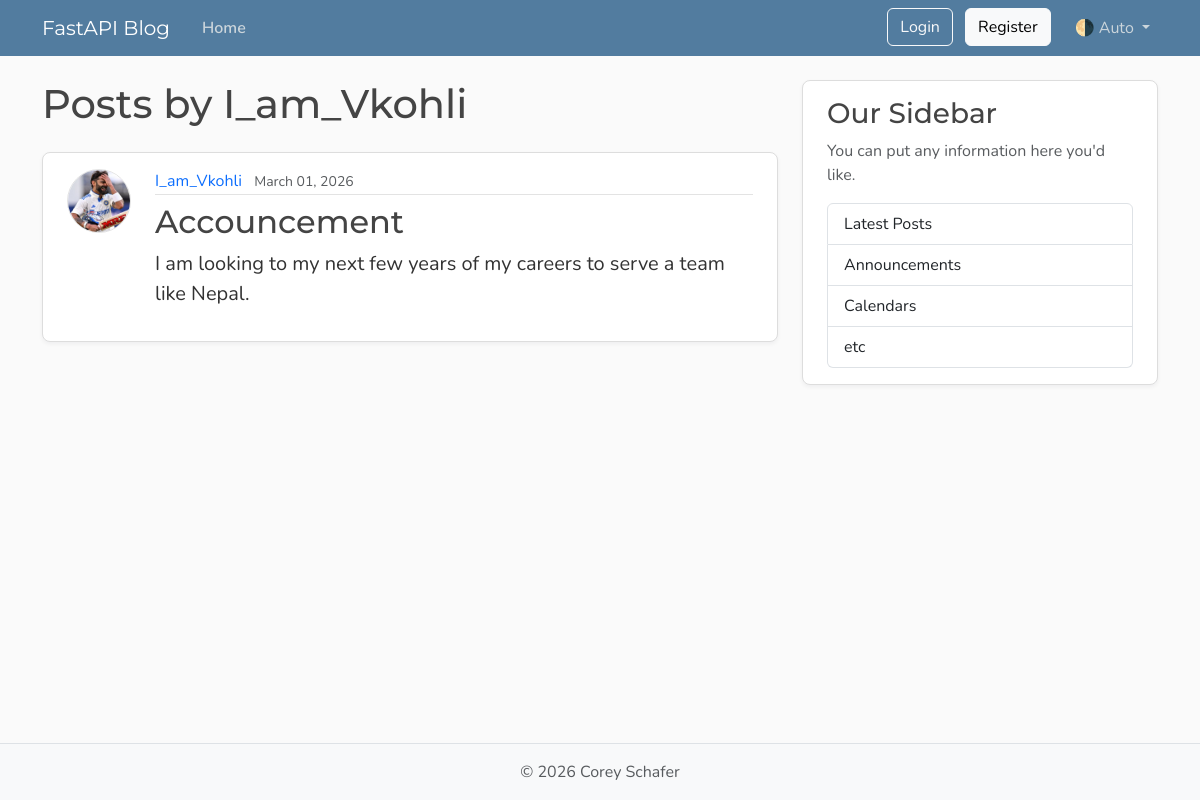
The page /users/3/posts on the database its author committed.
### models.py (models this page shows, shortened)
class User(Base):
    __tablename__ = "users"
    id: Mapped[int] = mapped_column(Integer, primary_key=True, index=True)
    username: Mapped[str] = mapped_column(String(50), unique=True, nullable=False)
    email: Mapped[str] = mapped_column(String(120), unique=True, nullable=False)
    password_hash: Mapped[str] = mapped_column(String(200), nullable=False)
    image_file: Mapped[str | None] = mapped_column(
        String(200),
        nullable=True,
        default=None,
    )
    posts: Mapped[list[Post]] = relationship(
        back_populates="author",
        cascade="all, delete-orphan",
    )

class Post(Base):
    __tablename__ = "posts"
    id: Mapped[int] = mapped_column(Integer, primary_key=True, index=True)
    title: Mapped[str] = mapped_column(String(100), nullable=False)
    content: Mapped[str] = mapped_column(Text, nullable=False)
    user_id: Mapped[int] = mapped_column(
        ForeignKey("users.id"),
        nullable=False,
        index=True,
    )
    date_posted: Mapped[datetime] = mapped_column(
        DateTime(timezone=True),
        default=lambda: datetime.now(UTC),
    )
    author: Mapped[User] = relationship(back_populates="posts")

### main.py (the view)
@app.get("/users/{user_id}/posts", include_in_schema=False, name="user_posts")
async def user_posts_page(
    request: Request,
    user_id: int,
    db: Annotated[AsyncSession, Depends(get_db)],
):
    result = await db.execute(select(models.User).where(models.User.id == user_id))
    user = result.scalars().first()
    if not user:
        raise HTTPException(
            status_code=status.HTTP_404_NOT_FOUND,
            detail="User not found",
        )
    result = await db.execute(
        select(models.Post)
        .options(selectinload(models.Post.author))
        .where(models.Post.user_id == user_id)
        .order_by(models.Post.date_posted.desc()),
    )
    posts = result.scalars().all()
    return templates.TemplateResponse(
        request,
        "user_posts.html",
        {"posts": posts, "user": user, "title": f"{user.username}'s Posts"},
    )

### templates/user_posts.html
{% extends "layout.html" %}
{% block content %}
    <h1 class="mb-4">Posts by {{ user.username }}</h1>
    {% for post in posts %}
        <article class="content-section py-3 px-4 mb-4">
            <div class="d-flex align-items-start gap-4">
                <img class="rounded-circle article-img flex-shrink-0"
                     src="{{ post.author.image_path }}"
                     alt="{{ post.author.username }}'s profile picture"
                     width="64"
                     height="64"
                     loading="lazy">
                <div class="flex-grow-1">
                    <div class="article-metadata mb-2">
                        <a class="me-2"
                           href="{{ url_for('user_posts', user_id=post.author.id) }}">{{ post.author.username }}</a>
                        <small class="text-body-secondary">{{ post.date_posted.strftime("%B %d, %Y") }}</small>
                    </div>
                    <h2>
                        <a class="article-title"
                           href="{{ url_for('post_page', post_id=post.id) }}">{{ post.title }}</a>
                    </h2>
                    <p class="article-content">{{ post.content }}</p>
                </div>
            </div>
        </article>
    {% else %}
        <p class="text-body-secondary">No posts by this user yet.</p>
    {% endfor %}
{% endblock content %}

### static/css/main.css (style rules this page uses)
:root { --font-heading: "Montserrat", system-ui, -apple-system, BlinkMacSystemFont, sans-serif; --font-body: "Nunito", system-ui, -apple-system, BlinkMacSystemFont, sans-serif; --color-bg-body: #fafafa; --color-bg-content: #ffffff; --color-text-primary: #333333; --color-text-heading: #444444; --color-steel: #527c9f; --color-nav-link: #cbd5db; --color-nav-link-hover: #ffffff; --color-link-hover: #428bca; --color-border: #dddddd; --color-border-light: #e3e3e3; --spacing-xl: 5rem; --article-img-size: 4rem; --account-img-size: 7.813rem; }
body { font-family: var(--font-body); background: var(--color-bg-body); color: var(--color-text-primary); }
h1, h2, h3, h4, h5, h6 { font-family: var(--font-heading); color: var(--color-text-heading); }
a { text-decoration: none; }
.content-section { background: var(--color-bg-content); border: 1px solid var(--color-border); border-radius: 0.5rem; box-shadow: 0 2px 4px rgba(15, 23, 42, 0.05); transition: box-shadow 0.15s ease, transform 0.15s ease, border-color 0.15s ease; }
.article-title { color: var(--color-text-heading); transition: color 0.2s ease-in-out; }
.article-content { white-space: pre-line; font-size: 1.25rem; }
.article-img { height: var(--article-img-size); width: var(--article-img-size); flex-shrink: 0; object-fit: cover; border: 1px solid var(--color-border-light); box-shadow: 0 0 0 2px var(--color-bg-content); }
.article-metadata { padding-bottom: 0.063rem; border-bottom: 1px solid var(--color-border-light); }
.article-metadata a { transition: color 0.2s ease-in-out; }

### rows shown on the page
User: username "I_am_Vkohli"
Post: author.image_path (picture), author.username "I_am_Vkohli", date_posted "March 01, 2026", title "Accouncement", content "I am looking to my next few years of my careers to serve a team like Nepal."
